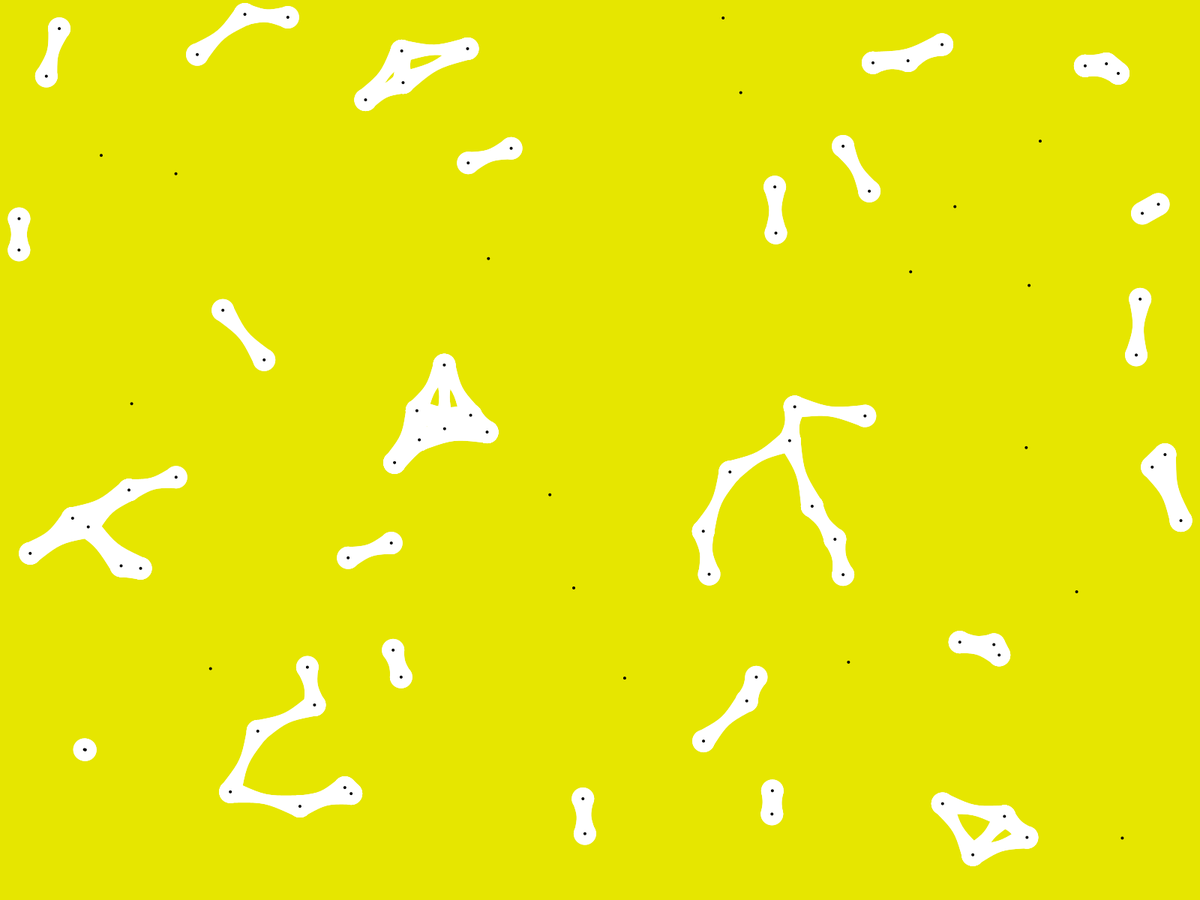
Frame 1 (no input)
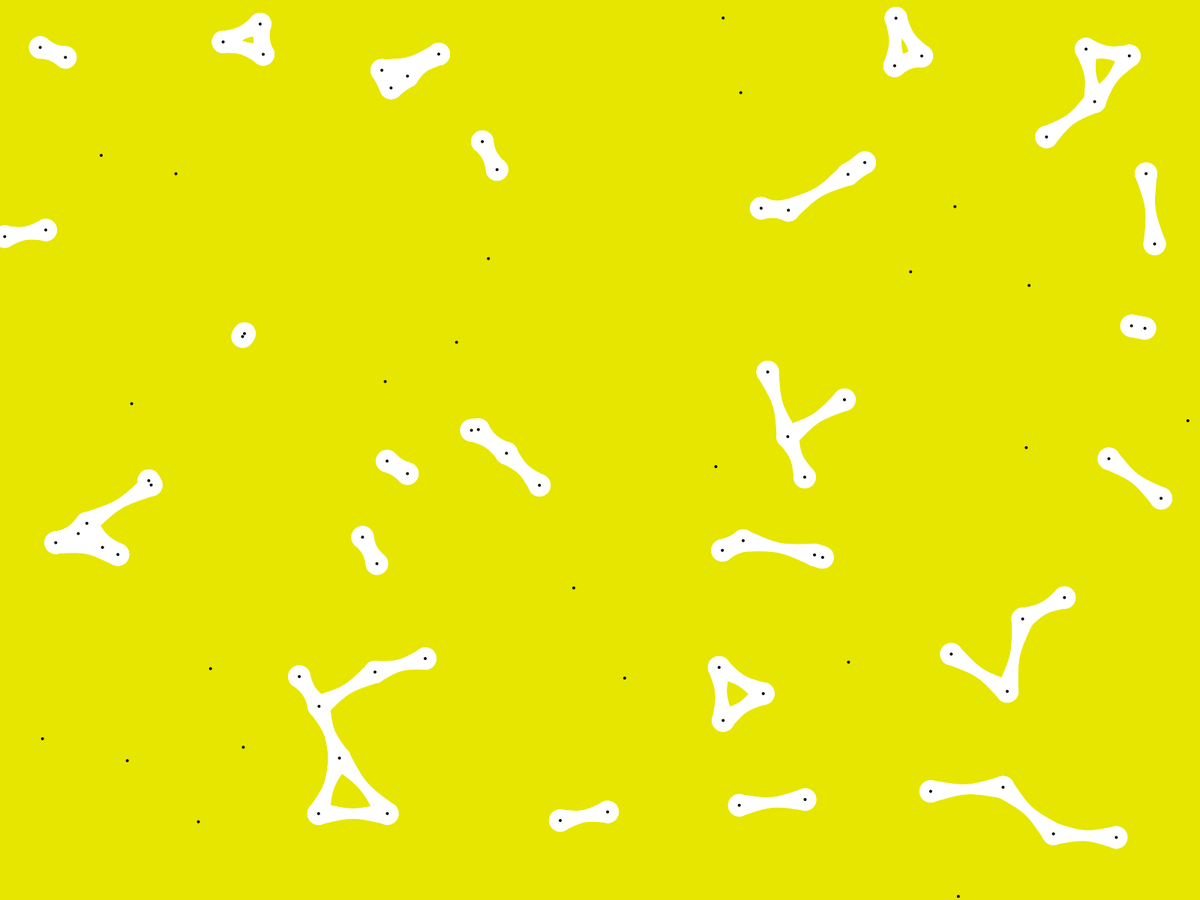
Frame 60 (the mouse pressed at the canvas centre just before this capture)
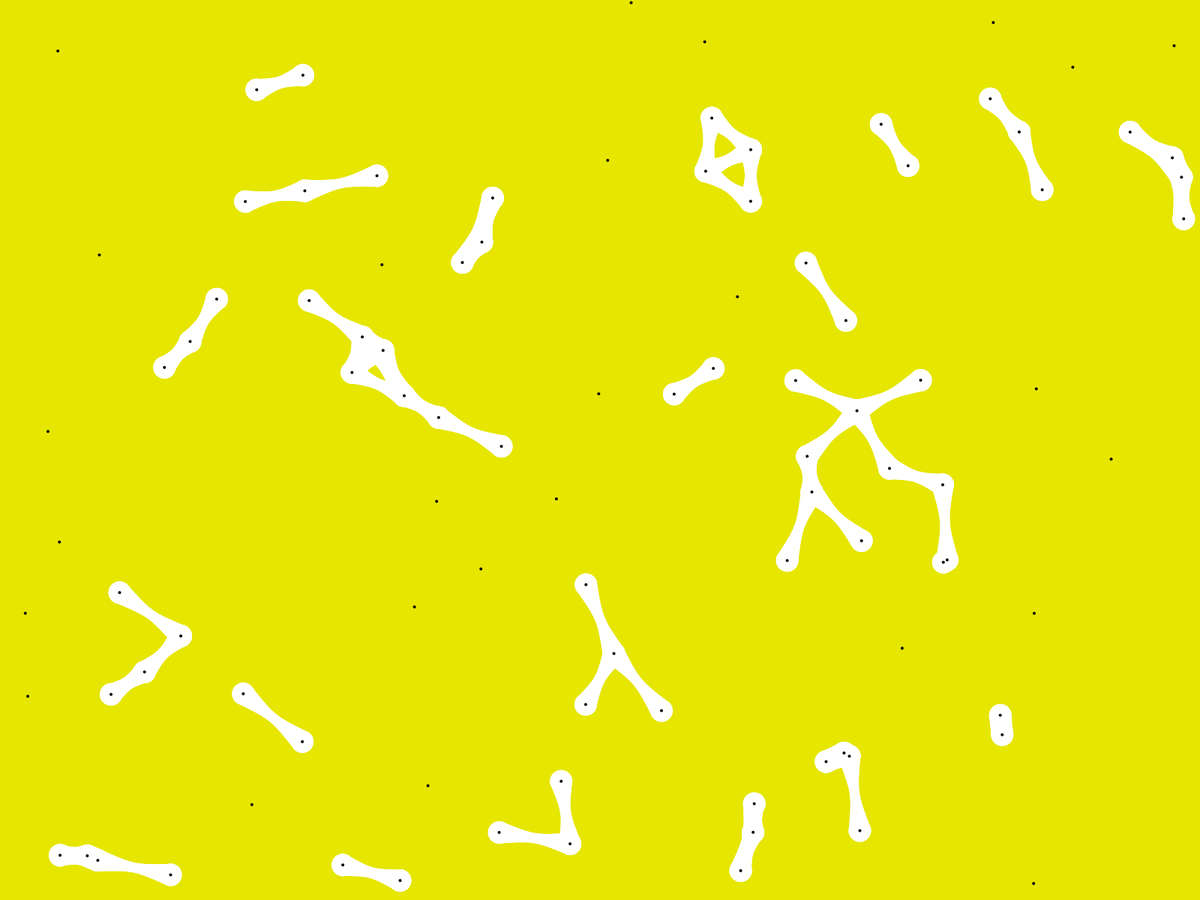
Frame 120 (the mouse held since frame 60 and released just before this capture)

The Processing sketch that drew these frames (run headless with seeded random() and noise(); from frame 60 on, the mouse is pressed at the canvas centre):

// Processing sketch: sketch_150913a_adhesive_network
// ── sketch_150913a_adhesive_network.pde
ArrayList<Agent> agents;
ArrayList<Connection> links;

void setup(){
  fullScreen();
  //size(600, 600);
  
  agents = new ArrayList<Agent>();
  for(int i=0; i<100; i++){
    float s = 1;//random(5);
    Agent a = new Agent(random(width), random(height), s);
    agents.add(a);
  }
  
  background(0);
}

void draw(){
  links = new ArrayList<Connection>();
  float r = 100;
  for(Agent a : agents){
    for(Agent b : agents){
      if(a != b && a.distanceTo(b) < r){
        links.add(a.connect(b));
      }
    }    
  }
  
  for(Connection c : links) c.update();
  
  for(Agent a : agents){
    if(a.location.x < 0 ||
      a.location.x > width ||
      a.location.y < 0 ||
      a.location.y > height){
        PVector center = new PVector(width/2, height/2);
        center = a.seek(center);
        a.force(center);
    }  
  }
  
  for(Agent a : agents) a.update();
  
  background(230, 230, 0);
//  fade(30);
  for(Connection c : links) c.draw();
  for(Agent a : agents) a.draw();  
}

void mousePressed(){
  for(Agent a : agents){
    a.location.x = random(width);
    a.location.y = random(height);
  }    
}
// ── Agent.pde
class Agent{
  PVector location;
  PVector velocity;
  PVector acceleration;
  float maxSpeed;
  
  Agent(float x, float y, float s){
    location = new PVector(x, y);
    velocity = new PVector();
    acceleration = new PVector();
    maxSpeed = s;
  }
  
  void update(){
    velocity.add(acceleration);
    velocity.limit(maxSpeed);
    location.add(velocity);
    acceleration.mult(0);
  }
  
  void force(PVector f){
    acceleration.add(f);
  }
  
  PVector seek(PVector target){
    //desired
    PVector steer = PVector.sub(target, location);
    steer.normalize();
    
    //steer
    steer.sub(velocity);
    return steer;
  }
  
  Connection connect(Agent a){
    return new Connection(this, a);
  }
  
  float distanceTo(Agent a){
    return this.location.dist(a.location);
  }
  
  void draw(){
    //fill(255, 255, 0);
    fill(0);
    noStroke();
    pushMatrix();
    translate(location.x, location.y);
    ellipseMode(CENTER);
    ellipse(0, 0, 4, 4);
    popMatrix();
  }
}
// ── Connection.pde
class Connection{
  Agent a;
  Agent b;
  
  float radius = 15;
  
  Connection(Agent a, Agent b){
    this.a = a;
    this.b = b;
  }
  
  void update(){
    steer(a, b, 1);
    steer(a, b, -1.1);
    
    steer(b, a, 1);
    steer(b, a, -1.1);  
  }
  
  void draw(){
    stick(a.location, b.location);
  }
  
  void stick(PVector a, PVector b){
    noStroke();
    fill(255);
    
    ellipseMode(CENTER);
    ellipse(a.x, a.y, radius*2, radius*2);
    ellipse(b.x, b.y, radius*2, radius*2);
    
    float maxDist = 25;
    float d = dist(a.x, a.y, b.x, b.y);
    float r = 1 / (d / maxDist);
    r = min(r, 1);
    
    float q;
    q = atan2(a.y-b.y, a.x-b.x);
    PVector a1 = new PVector(a.x+cos(q+HALF_PI)*radius, a.y+sin(q+HALF_PI)*radius);
    PVector a2 = new PVector(a.x+cos(q-HALF_PI)*radius, a.y+sin(q-HALF_PI)*radius);
    
    PVector b1 = new PVector(b.x+cos(q+HALF_PI)*radius, b.y+sin(q+HALF_PI)*radius);
    PVector b2 = new PVector(b.x+cos(q-HALF_PI)*radius, b.y+sin(q-HALF_PI)*radius);
    
    PVector c = new PVector((a.x+b.x)/2, (a.y+b.y)/2);
    PVector c1 = new PVector(c.x+cos(q+HALF_PI)*radius*r, c.y+sin(q+HALF_PI)*radius*r);
    PVector c2 = new PVector(c.x+cos(q-HALF_PI)*radius*r, c.y+sin(q-HALF_PI)*radius*r);
  
    beginShape();
    int steps = 10;
    for (int i = 0; i <= steps; i++) {
      float t = i / float(steps);
      float x = bezierPoint(a1.x, c1.x, c1.x, b1.x, t);
      float y = bezierPoint(a1.y, c1.y, c1.y, b1.y, t);
      vertex(x, y);
    }
    for (int i = 0; i <=steps; i++) {
      float t = i / float(steps);
      float x = bezierPoint(b2.x, c2.x, c2.x, a2.x, t);
      float y = bezierPoint(b2.y, c2.y, c2.y, a2.y, t);
      vertex(x, y);
    }
    endShape();
  }
  
  private void steer(Agent a, Agent b, float s){
    PVector v = a.seek(b.location);
    v.limit(s);
    a.force(v);
  }
}
